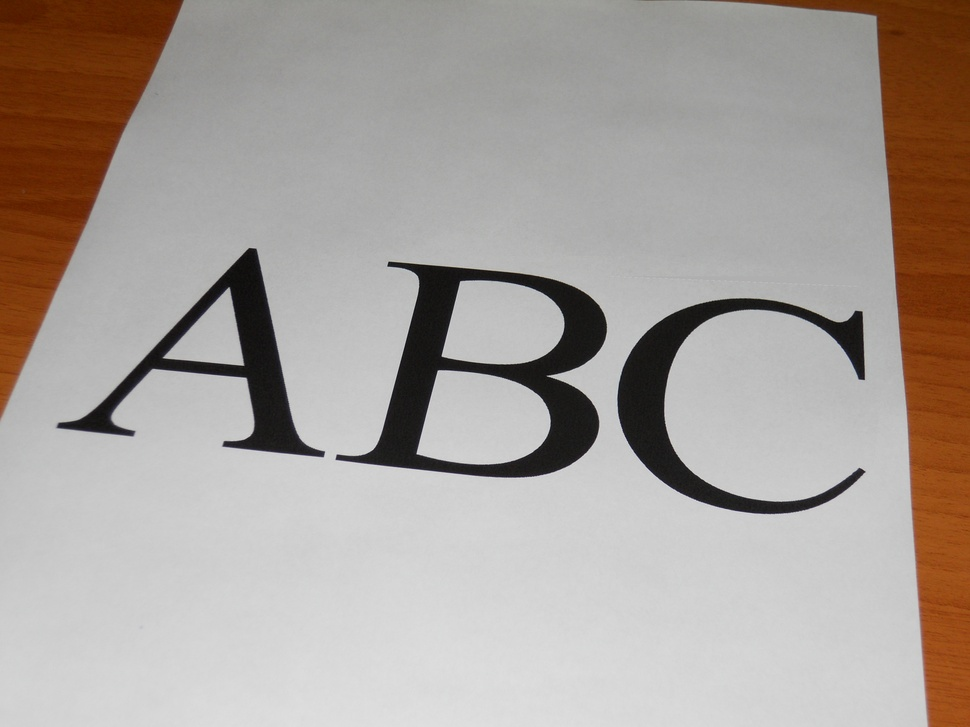
%> input picture test_files/abc_tampered.jpg, 970 x 727 px, shrunk from 4000 x 3000 before the run; the run also reads 1 picture not shown here
$ octave abcTampered.m   (GNU Octave 9; MATLAB toolbox functions it lacks are replaced by stand-ins)
%> lines starting %> are read from the running program, lines starting %| are printed output that depends on the picture; in (x1, y1, x2, y2) boxes, pixels count from 0 and x2, y2 are one past the last pixel; in counts of white or black regions, pixels touching at a corner belong together; the program's own positions count from 1
path(path, '../');
photo = rgb2gray(imread('abc_tampered.jpg'));
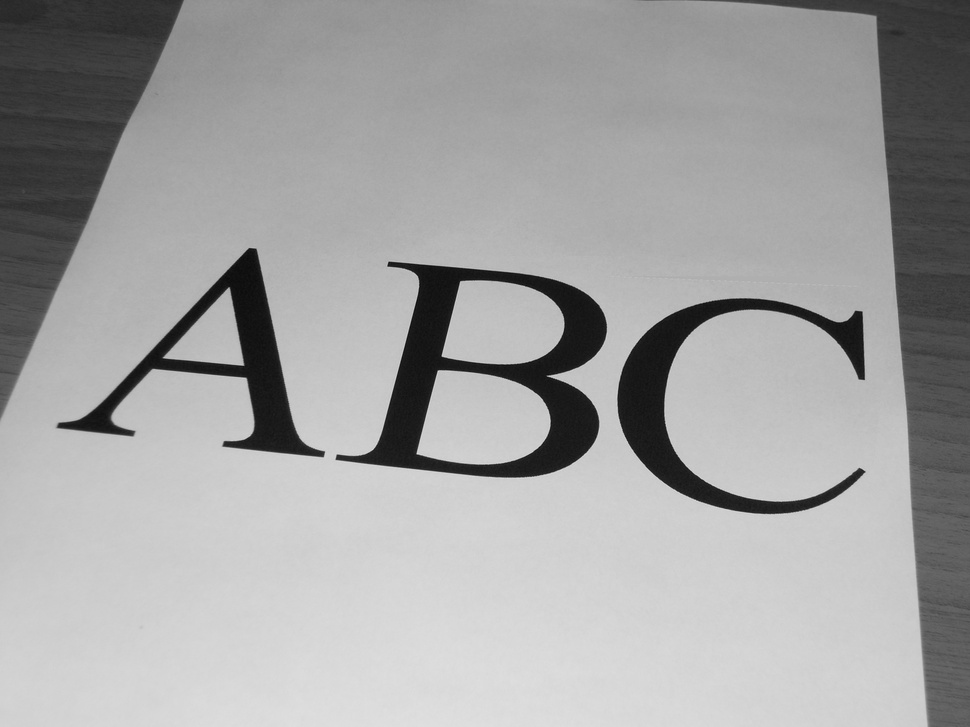
%> photo: size 727x970 uint8; min 10, max 225, mean 162.4
photo = single(im2bw(photo, 0.15) * 255);
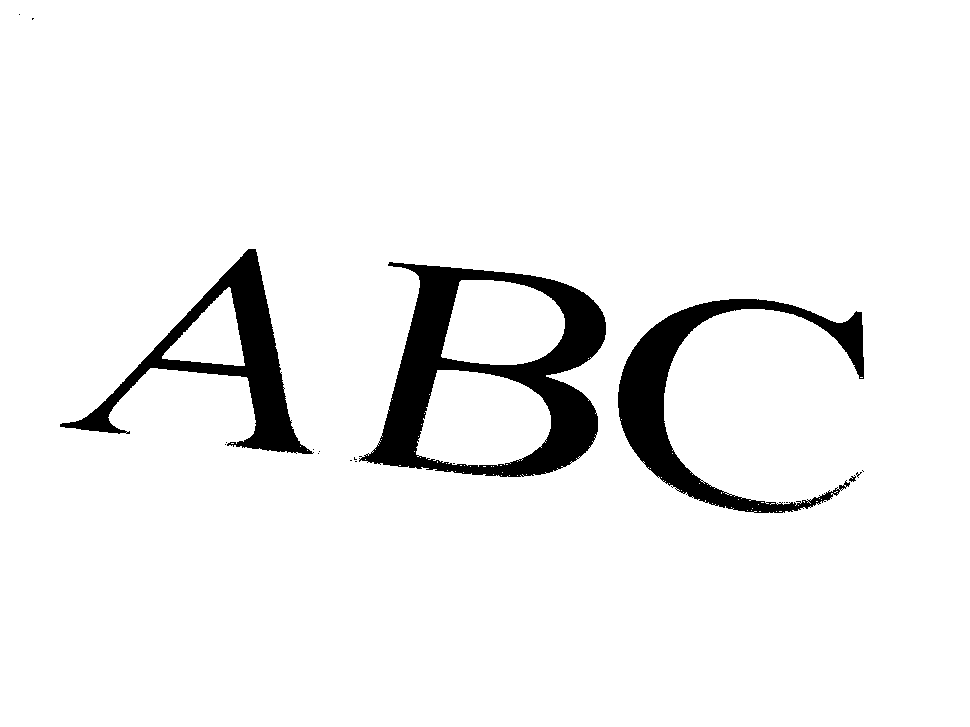
%> photo: size 727x970 single; 94% white; 19 black regions (15 under 20 px), largest, box (x1, y1, x2, y2) and area: (359, 262, 606, 477) 19439, (618, 299, 864, 513) 11930, (60, 249, 314, 454) 10684, (849, 475, 856, 482) 27
world = single(imread('abc_world_small.tiff'));
world = world(:, :, 1);
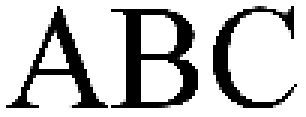
%> world: size 39x102 single (shown 3 times larger); min 0, max 255, mean 197.2
%> the run ends on the next line

detector = SiftDetector(10);
matcher = SiftMatcher(1.5);
secondMatcher = RansacMatcher(FitnessEvaluator(MatlabHomographyEstimator(), 15), 1000, 15);

authenticityEvaluation;
